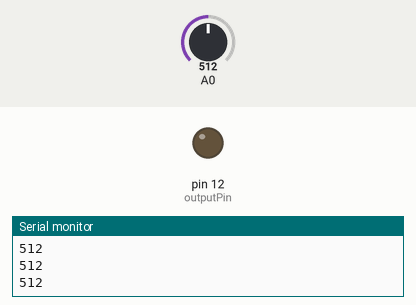
A sketch run on a simulated Arduino Uno, built with avr-gcc and run on an emulated ATmega328P. Shown: output pins drawn as LEDs (lit = HIGH), the last lines printed to the serial monitor. The test bench sets the inputs (shaded band); at power-on: A0 = 512.

Above: at 1.2 s.
1.3 s: A0 set to 105
2.8 s: A0 set to 91
At 3.2 s:
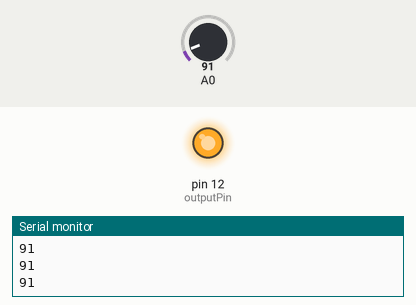
4.3 s: A0 set to 110
At 5.5 s:
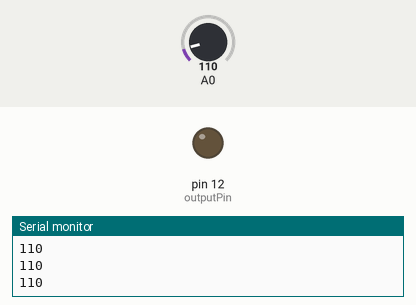
5.8 s: A0 set to 90
At 7.0 s:
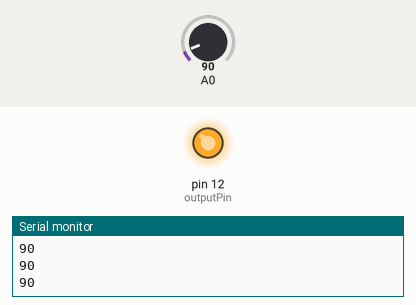
Timing chart, 0 to 8.3 s (numbered marks = the images above; inputs shaded):
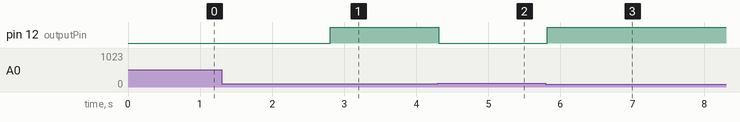

The sketch:

Nightlight.ino
```cpp
/* Nightlight

  * AnalogRead, DigitalWrite, SerialOutput

  Reads an analog input on pin A0, and changes digital signal on D12 if input is above threshold.
  Input is printed to the serial monitor every 0.1 sec at 9600 baud.

  Test Circuit:
  LDR in series with 100 kOhm resistor controlling a LED at pin 12.

  Adi, 2012
 */

 int outputPin = 12;
 int state = LOW;
 int threshold = 100;

void setup() {
  // initializes serial communication at 9600 bits per second
  Serial.begin(9600);
  // initializes D12 for output.
  pinMode(outputPin, OUTPUT);
}

void loop() {
  // reads the input on analog pin 0
  int sensorValue = analogRead(A0);

  // checks input and sets LED state accordingly
  if (sensorValue < threshold)
    state = HIGH;
  else
    state = LOW;

  // sends signal pin D12
  digitalWrite(outputPin, state);

  // print out input value after normalization
  Serial.println(sensorValue);
  delay(100);        // delay in between reads for stability
}
```

Measured:
- the behaviour switches between 100 and 99 on A0 (found by bisection; images 0 and 1)
- after the input at 2.8 s, pin 12 (outputPin): LOW → HIGH at once
- after the input at 4.3 s, pin 12 (outputPin): HIGH → LOW at once
- after the input at 5.8 s, pin 12 (outputPin): LOW → HIGH at once
